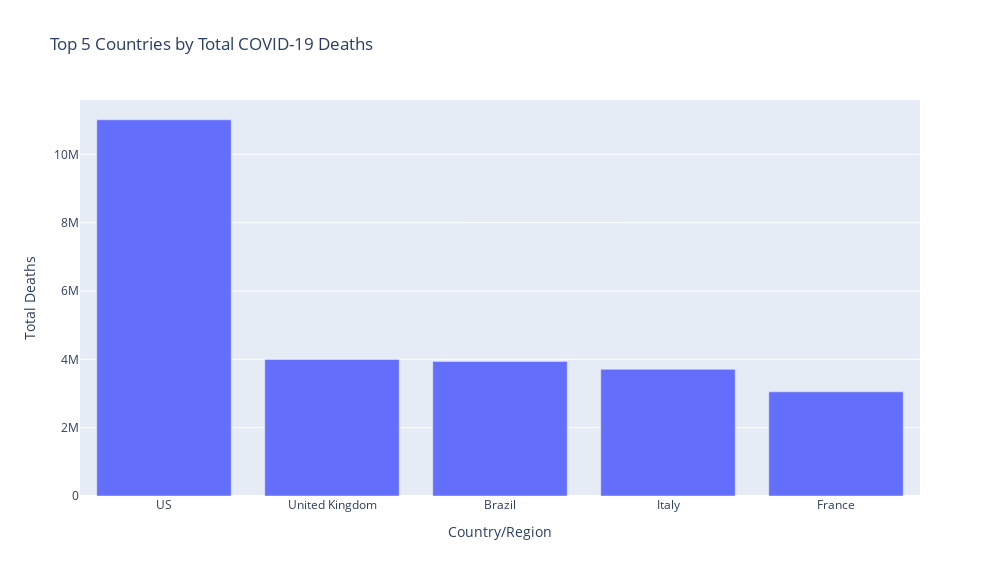

Notebook code cell kept with this figure:
### Code cell
fig=px.bar(x=highest_death.index,y=highest_death.values,width=1000,height=576,
            title="Top 5 Countries by Total COVID-19 Deaths")
fig.update_layout(
    xaxis_title="Country/Region"
)
fig.update_layout(
    yaxis_title="Total Deaths"
)
fig.show()

### Figure 1 — Plotly figure (JSON) as saved in the notebook; plotly's stock layout.template omitted (floating-point values rounded to 4 significant figures)
{"data": [{"alignmentgroup": "True", "hovertemplate": "x=%{x}<br>y=%{y}<extra></extra>", "legendgroup": "", "marker": {"color": "#636efa", "pattern": {"shape": ""}}, "name": "", "offsetgroup": "", "orientation": "v", "showlegend": false, "textposition": "auto", "type": "bar", "x": ["US", "United Kingdom", "Brazil", "Italy", "France"], "xaxis": "x", "y": [11011411, 3997775, 3938034, 3707717, 3048524], "yaxis": "y"}], "layout": {"barmode": "relative", "height": 576, "legend": {"tracegroupgap": 0}, "title": {"text": "Top 5 Countries by Total COVID-19 Deaths"}, "width": 1000, "xaxis": {"anchor": "y", "autorange": true, "domain": [0, 1], "range": [-0.5, 4.5], "title": {"text": "Country/Region"}, "type": "category"}, "yaxis": {"anchor": "x", "autorange": true, "domain": [0, 1], "range": [0, 11590000.0], "title": {"text": "Total Deaths"}, "type": "linear"}}}
